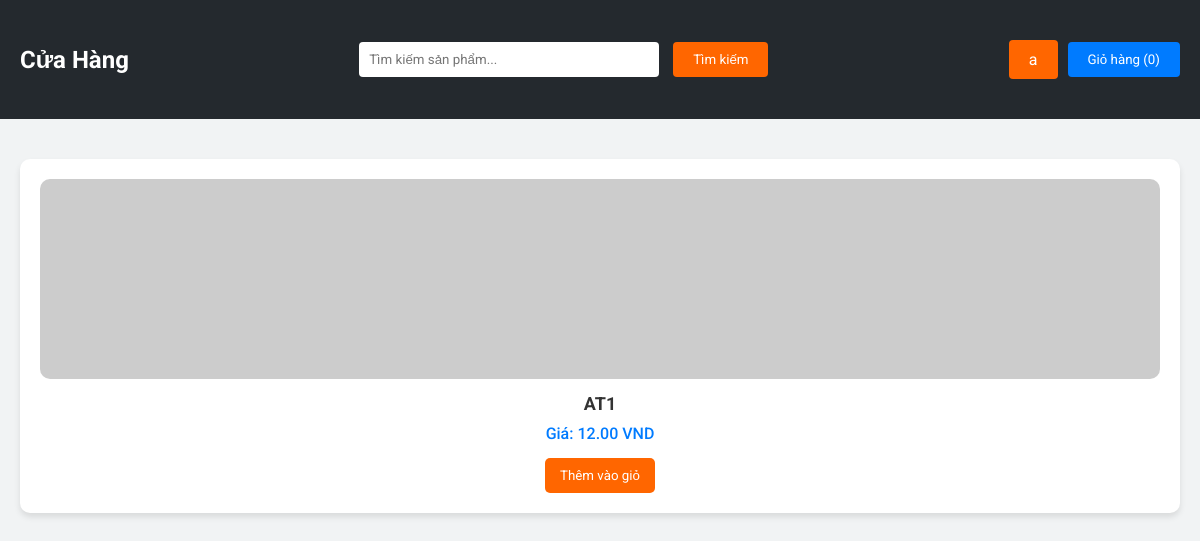
/ (signed in), run on the app's committed database.
### member/models.py (models this page shows, shortened)
class CustomUser(AbstractUser):
    employee_id = models.CharField(max_length=10, unique=True, null=True, blank=True)
    ROLE_CHOICES = [
        ('admin', 'Admin'),
        ('manager', 'Manager'),
        ('staff', 'Nhân viên'),
        ('customer', 'Khách hàng'),
    ]
    role = models.CharField(max_length=10, choices=ROLE_CHOICES, default='staff')

class Product(models.Model):
    STATUS_CHOICES = [
        ('in_stock', 'In Stock'),
        ('running_out', 'Running Out'),
    ]
    TYPE_CHOICES = [
        ('aoThun', 'Áo Thun'),
        ('aoSoMi', 'Áo Sơ Mi'),
        ('aoKhoac', 'Áo Khoác'),
        ('aoPolo', 'Áo Polo'),
    ]
    product_id = models.CharField(max_length=100, unique=True)
    value = models.DecimalField(max_digits=10, decimal_places=2)
    type = models.CharField(
        max_length=20,
        choices=TYPE_CHOICES,
        default='aoThun',
    )
    amount = models.PositiveIntegerField()
    status = models.CharField(
        max_length=20,
        choices=STATUS_CHOICES,
        default='in_stock',
    )
    def __str__(self):
        return f'{self.product_id} - {self.type}'

### member/views.py (the view)
# urls.py: path('', views.loadShopProduct, name='shop'),
def loadShopProduct(request):
    print('Load Shop Product')
    product = Product.objects.all()
    print(product)
    return render(request, 'Shop.html', {'Products': product})

### member/template/Shop.html (shortened to what this page needs)
<!DOCTYPE html>
<html lang="vi">
<head>
    <link rel="stylesheet" href="../static/css/Shop.css">
</head>
<body>
    <header>
        <div class="container">
            <h1 class="logo">Cửa Hàng</h1>
            <div class="search-bar">
                <input type="text" id="searchInput" placeholder="Tìm kiếm sản phẩm...">
                <button class="btn-search" onclick="searchProduct()">Tìm kiếm</button>
            </div>
            <div class="header-buttons">
                {% if user.is_authenticated %}
                <div class="dropdown">
                    <button class="dropbtn">{{ user.username }} </button>
                </div>
                {% else %}
                <a class="btn-login" href="{% url 'login' %}">Đăng nhập</a>
                {% endif %}
                <button class="btn-cart" onclick="showCart()">Giỏ hàng (<span id="cart-count">0</span>)</button>
            </div>
        </div>
    </header>
    <div class="container">
        <div class="product-container" id="productContainer">
            {% for Product in Products %}
            <div class="product">
                <img src="https://via.placeholder.com/150">
                <h3>{{ Product.product_id }}</h3>
                <p>Giá: {{ Product.value }} VND</p>
                <button onclick="addToCart('{{ Product.product_id }}')">Thêm vào giỏ</button>
            </div>
            {% endfor %}
        </div>
    </div>
</body>
</html>

### member/static/css/Shop.css (style rules this page uses)
* { margin: 0; padding: 0; box-sizing: border-box; font-family: 'Roboto', sans-serif; }
body { background-color: #f1f3f4; }
.container { max-width: 1200px; margin: 0 auto; padding: 20px; }
header { background-color: #24292e; color: white; padding: 20px 0; }
header .container { display: flex; justify-content: space-between; align-items: center; }
.logo { font-size: 24px; font-weight: 700; }
.search-bar input { padding: 10px; border: none; border-radius: 4px; width: 300px; margin-right: 10px; }
.search-bar .btn-search { background-color: #ff6600; color: white; border: none; padding: 10px 20px; cursor: pointer; border-radius: 4px; }
.header-buttons button { background-color: #ff6600; color: white; border: none; padding: 10px 20px; cursor: pointer; border-radius: 4px; margin-left: 10px; }
.header-buttons .btn-cart { background-color: #007bff; }
.product-container { display: grid; grid-template-columns: repeat(auto-fit, minmax(250px, 1fr)); gap: 20px; margin-top: 20px; }
.product { background-color: white; border-radius: 10px; box-shadow: 0 4px 6px rgba(0, 0, 0, 0.1); padding: 20px; text-align: center; transition: transform 0.3s ease; }
.product img { width: 100%; height: 200px; object-fit: cover; border-radius: 10px; }
.product h3 { font-size: 18px; margin: 10px 0; color: #333; }
.product p { color: #007bff; font-weight: 500; font-size: 16px; margin-bottom: 15px; }
.product button { background-color: #ff6600; color: white; border: none; padding: 10px 15px; cursor: pointer; border-radius: 5px; transition: background-color 0.3s ease; }

### member/template/Shop.html (style rules this page uses)
* { margin: 0; padding: 0; box-sizing: border-box; font-family: 'Roboto', sans-serif; }
body { background-color: #f1f3f4; }
.container { max-width: 1200px; margin: 0 auto; padding: 20px; }
header { background-color: #24292e; color: white; padding: 20px 0; }
header .container { display: flex; justify-content: space-between; align-items: center; }
.logo { font-size: 24px; font-weight: 700; }
.search-bar input { padding: 10px; border: none; border-radius: 4px; width: 300px; margin-right: 10px; }
.search-bar .btn-search { background-color: #ff6600; color: white; border: none; padding: 10px 20px; cursor: pointer; border-radius: 4px; }
.header-buttons { display: flex; align-items: center; }
.header-buttons a, .header-buttons button { background-color: #ff6600; color: white; border: none; padding: 10px 20px; cursor: pointer; border-radius: 4px; margin-left: 10px; text-decoration: none; }
.header-buttons .btn-cart { background-color: #007bff; }
.dropdown { position: relative; display: inline-block; }
.dropbtn { background-color: #ff6600; color: white; padding: 10px 20px; font-size: 16px; border: none; cursor: pointer; border-radius: 4px; display: flex; align-items: center; }
.product-container { display: grid; grid-template-columns: repeat(auto-fit, minmax(250px, 1fr)); gap: 20px; margin-top: 20px; }
.product { background-color: white; border-radius: 10px; box-shadow: 0 4px 6px rgba(0, 0, 0, 0.1); padding: 20px; text-align: center; transition: transform 0.3s ease; }
.product img { width: 100%; height: 200px; object-fit: cover; border-radius: 10px; }
.product h3 { font-size: 18px; margin: 10px 0; color: #333; }
.product p { color: #007bff; font-weight: 500; font-size: 16px; margin-bottom: 15px; }
.product button { background-color: #ff6600; color: white; border: none; padding: 10px 15px; cursor: pointer; border-radius: 5px; transition: background-color 0.3s ease; }

### data on the page
CustomUser: username "a"
Product: product_id "AT1", value "12.00"
